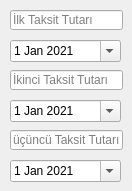
        <widget class="QWidget" name="page_7">
         <widget class="QLineEdit" name="taksit_3_ilk">
          <property name="geometry">
           <rect>
            <x>10</x>
            <y>10</y>
            <width>113</width>
            <height>20</height>
           </rect>
          </property>
          <property name="placeholderText">
           <string>İlk Taksit Tutarı</string>
          </property>
         </widget>
         <widget class="QDateEdit" name="ilk_3_taksit">
          <property name="geometry">
           <rect>
            <x>10</x>
            <y>40</y>
            <width>111</width>
            <height>22</height>
           </rect>
          </property>
          <property name="calendarPopup">
           <bool>true</bool>
          </property>
          <property name="date">
           <date>
            <year>2021</year>
            <month>1</month>
            <day>1</day>
           </date>
          </property>
         </widget>
         <widget class="QDateEdit" name="ilk_3_taksit_2">
          <property name="geometry">
           <rect>
            <x>10</x>
            <y>100</y>
            <width>111</width>
            <height>22</height>
           </rect>
          </property>
          <property name="calendarPopup">
           <bool>true</bool>
          </property>
          <property name="date">
           <date>
            <year>2021</year>
            <month>1</month>
            <day>1</day>
           </date>
          </property>
         </widget>
         <widget class="QLineEdit" name="taksit_3_ilk_2">
          <property name="geometry">
           <rect>
            <x>10</x>
            <y>70</y>
            <width>113</width>
            <height>20</height>
           </rect>
          </property>
          <property name="placeholderText">
           <string>İkinci Taksit Tutarı</string>
          </property>
         </widget>
         <widget class="QLineEdit" name="taksit_3_ilk_3">
          <property name="geometry">
           <rect>
            <x>10</x>
            <y>130</y>
            <width>113</width>
            <height>20</height>
           </rect>
          </property>
          <property name="placeholderText">
           <string>üçüncü Taksit Tutarı</string>
          </property>
         </widget>
         <widget class="QDateEdit" name="ilk_3_taksit_3">
          <property name="geometry">
           <rect>
            <x>10</x>
            <y>160</y>
            <width>111</width>
            <height>22</height>
           </rect>
          </property>
          <property name="calendarPopup">
           <bool>true</bool>
          </property>
          <property name="date">
           <date>
            <year>2021</year>
            <month>1</month>
            <day>1</day>
           </date>
          </property>
         </widget>
        </widget>
